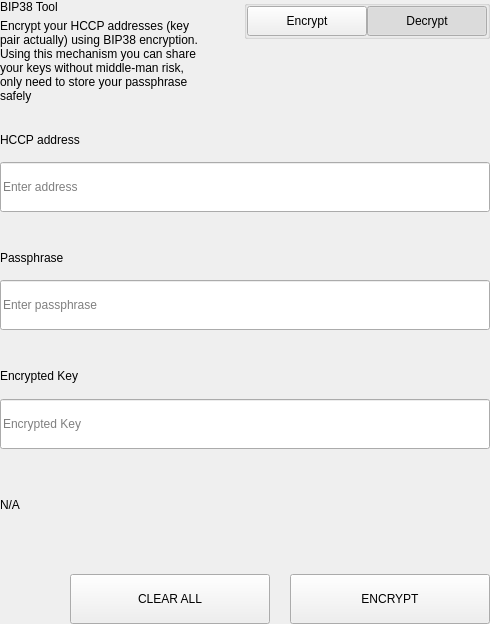
<?xml version="1.0" encoding="UTF-8"?>
<ui version="4.0">
 <class>SettingsBitToolWidget</class>
 <widget class="QWidget" name="SettingsBitToolWidget">
  <property name="geometry">
   <rect>
    <x>0</x>
    <y>0</y>
    <width>490</width>
    <height>624</height>
   </rect>
  </property>
  <property name="windowTitle">
   <string>Form</string>
  </property>
  <layout class="QVBoxLayout" name="verticalLayout">
   <property name="spacing">
    <number>0</number>
   </property>
   <property name="leftMargin">
    <number>0</number>
   </property>
   <property name="topMargin">
    <number>0</number>
   </property>
   <property name="rightMargin">
    <number>0</number>
   </property>
   <property name="bottomMargin">
    <number>0</number>
   </property>
   <item>
    <widget class="QWidget" name="left" native="true">
     <layout class="QVBoxLayout" name="verticalLayout_3">
      <property name="leftMargin">
       <number>0</number>
      </property>
      <property name="topMargin">
       <number>0</number>
      </property>
      <property name="rightMargin">
       <number>0</number>
      </property>
      <property name="bottomMargin">
       <number>0</number>
      </property>
      <item>
       <layout class="QVBoxLayout" name="verticalLayout_2">
        <property name="spacing">
         <number>0</number>
        </property>
        <item>
         <layout class="QHBoxLayout" name="horizontalLayout_3" stretch="3,1">
          <property name="spacing">
           <number>40</number>
          </property>
          <item>
           <layout class="QVBoxLayout" name="verticalLayoutTitle">
            <property name="spacing">
             <number>5</number>
            </property>
            <item>
             <widget class="QLabel" name="labelTitle">
              <property name="text">
               <string>BIP38 Tool</string>
              </property>
             </widget>
            </item>
            <item>
             <widget class="QLabel" name="labelSubtitle1">
              <property name="text">
               <string>Encrypt your HCCP addresses (key pair actually) using BIP38 encryption.
Using this mechanism you can share your keys without middle-man risk, only need to store your passphrase safely</string>
              </property>
              <property name="wordWrap">
               <bool>true</bool>
              </property>
             </widget>
            </item>
           </layout>
          </item>
          <item alignment="Qt::AlignTop">
           <widget class="QGroupBox" name="groupBox">
            <property name="title">
             <string/>
            </property>
            <property name="alignment">
             <set>Qt::AlignLeading|Qt::AlignLeft|Qt::AlignTop</set>
            </property>
            <layout class="QHBoxLayout" name="horizontalLayout_4">
             <property name="spacing">
              <number>0</number>
             </property>
             <property name="leftMargin">
              <number>0</number>
             </property>
             <property name="topMargin">
              <number>0</number>
             </property>
             <property name="rightMargin">
              <number>0</number>
             </property>
             <property name="bottomMargin">
              <number>0</number>
             </property>
             <item>
              <spacer name="horizontalSpacer">
               <property name="orientation">
                <enum>Qt::Horizontal</enum>
               </property>
               <property name="sizeHint" stdset="0">
                <size>
                 <width>40</width>
                 <height>20</height>
                </size>
               </property>
              </spacer>
             </item>
             <item>
              <widget class="QPushButton" name="pushLeft">
               <property name="minimumSize">
                <size>
                 <width>120</width>
                 <height>30</height>
                </size>
               </property>
               <property name="maximumSize">
                <size>
                 <width>120</width>
                 <height>30</height>
                </size>
               </property>
               <property name="focusPolicy">
                <enum>Qt::NoFocus</enum>
               </property>
               <property name="text">
                <string>Encrypt</string>
               </property>
               <property name="checkable">
                <bool>true</bool>
               </property>
               <property name="autoExclusive">
                <bool>true</bool>
               </property>
              </widget>
             </item>
             <item>
              <widget class="QPushButton" name="pushRight">
               <property name="minimumSize">
                <size>
                 <width>120</width>
                 <height>30</height>
                </size>
               </property>
               <property name="maximumSize">
                <size>
                 <width>120</width>
                 <height>30</height>
                </size>
               </property>
               <property name="focusPolicy">
                <enum>Qt::NoFocus</enum>
               </property>
               <property name="text">
                <string>Decrypt</string>
               </property>
               <property name="checkable">
                <bool>true</bool>
               </property>
               <property name="checked">
                <bool>true</bool>
               </property>
               <property name="autoExclusive">
                <bool>true</bool>
               </property>
              </widget>
             </item>
            </layout>
           </widget>
          </item>
         </layout>
        </item>
        <item>
         <widget class="QStackedWidget" name="stackedWidget">
          <property name="currentIndex">
           <number>1</number>
          </property>
          <widget class="QWidget" name="pageDecrypt">
           <layout class="QVBoxLayout" name="verticalLayout_5">
            <property name="spacing">
             <number>0</number>
            </property>
            <property name="leftMargin">
             <number>0</number>
            </property>
            <property name="topMargin">
             <number>0</number>
            </property>
            <property name="rightMargin">
             <number>0</number>
            </property>
            <property name="bottomMargin">
             <number>0</number>
            </property>
            <item>
             <widget class="QWidget" name="widget" native="true">
              <property name="minimumSize">
               <size>
                <width>0</width>
                <height>100</height>
               </size>
              </property>
              <layout class="QVBoxLayout" name="verticalLayout_4">
               <property name="spacing">
                <number>0</number>
               </property>
               <property name="leftMargin">
                <number>0</number>
               </property>
               <property name="topMargin">
                <number>0</number>
               </property>
               <property name="rightMargin">
                <number>0</number>
               </property>
               <property name="bottomMargin">
                <number>0</number>
               </property>
               <item>
                <spacer name="verticalSpacer_2">
                 <property name="orientation">
                  <enum>Qt::Vertical</enum>
                 </property>
                 <property name="sizeType">
                  <enum>QSizePolicy::Fixed</enum>
                 </property>
                 <property name="sizeHint" stdset="0">
                  <size>
                   <width>20</width>
                   <height>20</height>
                  </size>
                 </property>
                </spacer>
               </item>
               <item>
                <layout class="QHBoxLayout" name="horizontalLayout_6" stretch="2">
                 <property name="spacing">
                  <number>0</number>
                 </property>
                 <item>
                  <layout class="QVBoxLayout" name="verticalLayout_7">
                   <property name="spacing">
                    <number>9</number>
                   </property>
                   <item>
                    <widget class="QLabel" name="labelSubtitleKey">
                     <property name="minimumSize">
                      <size>
                       <width>0</width>
                       <height>20</height>
                      </size>
                     </property>
                     <property name="maximumSize">
                      <size>
                       <width>16777215</width>
                       <height>20</height>
                      </size>
                     </property>
                     <property name="text">
                      <string>Encrypted key</string>
                     </property>
                    </widget>
                   </item>
                   <item>
                    <widget class="QLineEdit" name="lineEditKey">
                     <property name="minimumSize">
                      <size>
                       <width>0</width>
                       <height>50</height>
                      </size>
                     </property>
                     <property name="maximumSize">
                      <size>
                       <width>16777215</width>
                       <height>50</height>
                      </size>
                     </property>
                     <property name="placeholderText">
                      <string>Enter a encrypted key</string>
                     </property>
                    </widget>
                   </item>
                  </layout>
                 </item>
                </layout>
               </item>
               <item>
                <spacer name="verticalSpacer_3">
                 <property name="orientation">
                  <enum>Qt::Vertical</enum>
                 </property>
                 <property name="sizeType">
                  <enum>QSizePolicy::Fixed</enum>
                 </property>
                 <property name="sizeHint" stdset="0">
                  <size>
                   <width>20</width>
                   <height>20</height>
                  </size>
                 </property>
                </spacer>
               </item>
               <item>
                <layout class="QVBoxLayout" name="verticalLayout_9">
                 <property name="spacing">
                  <number>9</number>
                 </property>
                 <item>
                  <widget class="QLabel" name="labelSubtitlePassphrase">
                   <property name="maximumSize">
                    <size>
                     <width>16777215</width>
                     <height>20</height>
                    </size>
                   </property>
                   <property name="text">
                    <string>Passphrase</string>
                   </property>
                  </widget>
                 </item>
                 <item>
                  <widget class="QLineEdit" name="lineEditPassphrase">
                   <property name="minimumSize">
                    <size>
                     <width>0</width>
                     <height>50</height>
                    </size>
                   </property>
                   <property name="maximumSize">
                    <size>
                     <width>16777215</width>
                     <height>50</height>
                    </size>
                   </property>
                   <property name="placeholderText">
                    <string>Enter a passphrase</string>
                   </property>
                  </widget>
                 </item>
                </layout>
               </item>
               <item>
                <spacer name="verticalSpacer_4">
                 <property name="orientation">
                  <enum>Qt::Vertical</enum>
                 </property>
                 <property name="sizeType">
                  <enum>QSizePolicy::Fixed</enum>
                 </property>
                 <property name="sizeHint" stdset="0">
                  <size>
                   <width>20</width>
                   <height>20</height>
                  </size>
                 </property>
                </spacer>
               </item>
               <item>
                <widget class="QWidget" name="widget_3" native="true">
                 <property name="sizePolicy">
                  <sizepolicy hsizetype="Preferred" vsizetype="Fixed">
                   <horstretch>0</horstretch>
                   <verstretch>0</verstretch>
                  </sizepolicy>
                 </property>
                 <layout class="QVBoxLayout" name="verticalLayout_10">
                  <property name="spacing">
                   <number>9</number>
                  </property>
                  <property name="leftMargin">
                   <number>0</number>
                  </property>
                  <property name="topMargin">
                   <number>0</number>
                  </property>
                  <property name="rightMargin">
                   <number>0</number>
                  </property>
                  <property name="bottomMargin">
                   <number>0</number>
                  </property>
                  <item>
                   <widget class="QLabel" name="labelSubtitleDecryptResult">
                    <property name="minimumSize">
                     <size>
                      <width>0</width>
                      <height>20</height>
                     </size>
                    </property>
                    <property name="maximumSize">
                     <size>
                      <width>16777215</width>
                      <height>20</height>
                     </size>
                    </property>
                    <property name="text">
                     <string>Decrypted address result</string>
                    </property>
                   </widget>
                  </item>
                  <item>
                   <widget class="QWidget" name="widget_4" native="true">
                    <layout class="QHBoxLayout" name="horizontalLayout" stretch="6,0,1">
                     <property name="spacing">
                      <number>0</number>
                     </property>
                     <property name="leftMargin">
                      <number>0</number>
                     </property>
                     <property name="topMargin">
                      <number>0</number>
                     </property>
                     <property name="rightMargin">
                      <number>0</number>
                     </property>
                     <property name="bottomMargin">
                      <number>0</number>
                     </property>
                     <item alignment="Qt::AlignVCenter">
                      <widget class="QLineEdit" name="lineEditDecryptResult">
                       <property name="minimumSize">
                        <size>
                         <width>0</width>
                         <height>50</height>
                        </size>
                       </property>
                       <property name="maximumSize">
                        <size>
                         <width>16777215</width>
                         <height>50</height>
                        </size>
                       </property>
                       <property name="placeholderText">
                        <string>Decrypted Address</string>
                       </property>
                      </widget>
                     </item>
                     <item>
                      <spacer name="horizontalSpacer_4">
                       <property name="orientation">
                        <enum>Qt::Horizontal</enum>
                       </property>
                       <property name="sizeType">
                        <enum>QSizePolicy::Fixed</enum>
                       </property>
                       <property name="sizeHint" stdset="0">
                        <size>
                         <width>20</width>
                         <height>50</height>
                        </size>
                       </property>
                      </spacer>
                     </item>
                     <item>
                      <widget class="QPushButton" name="pushButtonImport">
                       <property name="minimumSize">
                        <size>
                         <width>140</width>
                         <height>40</height>
                        </size>
                       </property>
                       <property name="text">
                        <string>Import Address</string>
                       </property>
                      </widget>
                     </item>
                    </layout>
                   </widget>
                  </item>
                 </layout>
                </widget>
               </item>
               <item>
                <widget class="QLabel" name="statusLabel_DEC">
                 <property name="maximumSize">
                  <size>
                   <width>16777215</width>
                   <height>40</height>
                  </size>
                 </property>
                 <property name="text">
                  <string/>
                 </property>
                </widget>
               </item>
               <item>
                <spacer name="verticalSpacer">
                 <property name="orientation">
                  <enum>Qt::Vertical</enum>
                 </property>
                 <property name="sizeType">
                  <enum>QSizePolicy::Preferred</enum>
                 </property>
                 <property name="sizeHint" stdset="0">
                  <size>
                   <width>20</width>
                   <height>20</height>
                  </size>
                 </property>
                </spacer>
               </item>
               <item>
                <layout class="QHBoxLayout" name="horizontalLayout_7">
                 <property name="spacing">
                  <number>0</number>
                 </property>
                 <item>
                  <spacer name="horizontalSpacer_5">
                   <property name="orientation">
                    <enum>Qt::Horizontal</enum>
                   </property>
                   <property name="sizeType">
                    <enum>QSizePolicy::Expanding</enum>
                   </property>
                   <property name="sizeHint" stdset="0">
                    <size>
                     <width>40</width>
                     <height>20</height>
                    </size>
                   </property>
                  </spacer>
                 </item>
                 <item>
                  <widget class="QPushButton" name="pushButtonDecryptClear">
                   <property name="minimumSize">
                    <size>
                     <width>200</width>
                     <height>50</height>
                    </size>
                   </property>
                   <property name="maximumSize">
                    <size>
                     <width>200</width>
                     <height>50</height>
                    </size>
                   </property>
                   <property name="text">
                    <string>CLEAR</string>
                   </property>
                  </widget>
                 </item>
                 <item>
                  <spacer name="horizontalSpacer_3">
                   <property name="orientation">
                    <enum>Qt::Horizontal</enum>
                   </property>
                   <property name="sizeType">
                    <enum>QSizePolicy::Fixed</enum>
                   </property>
                   <property name="sizeHint" stdset="0">
                    <size>
                     <width>20</width>
                     <height>20</height>
                    </size>
                   </property>
                  </spacer>
                 </item>
                 <item>
                  <widget class="QPushButton" name="pushButtonDecrypt">
                   <property name="minimumSize">
                    <size>
                     <width>200</width>
                     <height>50</height>
                    </size>
                   </property>
                   <property name="maximumSize">
                    <size>
                     <width>200</width>
                     <height>50</height>
                    </size>
                   </property>
                   <property name="text">
                    <string>DECRYPT KEY</string>
                   </property>
                  </widget>
                 </item>
                </layout>
               </item>
              </layout>
             </widget>
            </item>
           </layout>
          </widget>
          <widget class="QWidget" name="pageEncrypt">
           <layout class="QVBoxLayout" name="verticalLayout_11">
            <property name="spacing">
             <number>0</number>
            </property>
            <property name="leftMargin">
             <number>0</number>
            </property>
            <property name="topMargin">
             <number>0</number>
            </property>
            <property name="rightMargin">
             <number>0</number>
            </property>
            <property name="bottomMargin">
             <number>0</number>
            </property>
            <item>
             <spacer name="verticalSpacer_8">
              <property name="orientation">
               <enum>Qt::Vertical</enum>
              </property>
              <property name="sizeType">
               <enum>QSizePolicy::Fixed</enum>
              </property>
              <property name="sizeHint" stdset="0">
               <size>
                <width>20</width>
                <height>20</height>
               </size>
              </property>
             </spacer>
            </item>
            <item>
             <widget class="QWidget" name="containerAddressEnc" native="true">
              <layout class="QVBoxLayout" name="containerAddressEncLayout">
               <property name="spacing">
                <number>5</number>
               </property>
               <property name="leftMargin">
                <number>0</number>
               </property>
               <property name="topMargin">
                <number>0</number>
               </property>
               <property name="rightMargin">
                <number>0</number>
               </property>
               <property name="bottomMargin">
                <number>0</number>
               </property>
               <item>
                <widget class="QLabel" name="labelSubtitleAddress">
                 <property name="minimumSize">
                  <size>
                   <width>0</width>
                   <height>20</height>
                  </size>
                 </property>
                 <property name="maximumSize">
                  <size>
                   <width>16777215</width>
                   <height>20</height>
                  </size>
                 </property>
                 <property name="text">
                  <string>HCCP address</string>
                 </property>
                </widget>
               </item>
               <item>
                <widget class="QLineEdit" name="addressIn_ENC">
                 <property name="minimumSize">
                  <size>
                   <width>0</width>
                   <height>50</height>
                  </size>
                 </property>
                 <property name="placeholderText">
                  <string>Enter address</string>
                 </property>
                </widget>
               </item>
              </layout>
             </widget>
            </item>
            <item>
             <spacer name="verticalSpacer_6">
              <property name="orientation">
               <enum>Qt::Vertical</enum>
              </property>
              <property name="sizeType">
               <enum>QSizePolicy::Fixed</enum>
              </property>
              <property name="sizeHint" stdset="0">
               <size>
                <width>20</width>
                <height>20</height>
               </size>
              </property>
             </spacer>
            </item>
            <item>
             <widget class="QWidget" name="containerAddress" native="true">
              <layout class="QHBoxLayout" name="horizontalLayout_9" stretch="2">
               <property name="spacing">
                <number>0</number>
               </property>
               <property name="leftMargin">
                <number>0</number>
               </property>
               <property name="topMargin">
                <number>0</number>
               </property>
               <property name="rightMargin">
                <number>0</number>
               </property>
               <property name="bottomMargin">
                <number>0</number>
               </property>
               <item>
                <layout class="QVBoxLayout" name="verticalLayout_8">
                 <property name="spacing">
                  <number>5</number>
                 </property>
                 <item>
                  <widget class="QLabel" name="labelSubtitleMessage">
                   <property name="minimumSize">
                    <size>
                     <width>0</width>
                     <height>20</height>
                    </size>
                   </property>
                   <property name="maximumSize">
                    <size>
                     <width>16777215</width>
                     <height>20</height>
                    </size>
                   </property>
                   <property name="text">
                    <string>Passphrase</string>
                   </property>
                  </widget>
                 </item>
                 <item>
                  <widget class="QLineEdit" name="passphraseIn_ENC">
                   <property name="minimumSize">
                    <size>
                     <width>0</width>
                     <height>50</height>
                    </size>
                   </property>
                   <property name="maximumSize">
                    <size>
                     <width>16777215</width>
                     <height>50</height>
                    </size>
                   </property>
                   <property name="placeholderText">
                    <string>Enter passphrase</string>
                   </property>
                  </widget>
                 </item>
                </layout>
               </item>
              </layout>
             </widget>
            </item>
            <item>
             <spacer name="verticalSpacer_7">
              <property name="orientation">
               <enum>Qt::Vertical</enum>
              </property>
              <property name="sizeType">
               <enum>QSizePolicy::Fixed</enum>
              </property>
              <property name="sizeHint" stdset="0">
               <size>
                <width>20</width>
                <height>20</height>
               </size>
              </property>
             </spacer>
            </item>
            <item>
             <widget class="QWidget" name="widget_2" native="true">
              <property name="minimumSize">
               <size>
                <width>0</width>
                <height>75</height>
               </size>
              </property>
              <property name="maximumSize">
               <size>
                <width>16777215</width>
                <height>16777215</height>
               </size>
              </property>
              <layout class="QVBoxLayout" name="verticalLayout_6">
               <property name="leftMargin">
                <number>0</number>
               </property>
               <property name="topMargin">
                <number>0</number>
               </property>
               <property name="rightMargin">
                <number>0</number>
               </property>
               <property name="bottomMargin">
                <number>0</number>
               </property>
               <item>
                <widget class="QLabel" name="labelSubtitleEncryptedKey">
                 <property name="minimumSize">
                  <size>
                   <width>0</width>
                   <height>20</height>
                  </size>
                 </property>
                 <property name="maximumSize">
                  <size>
                   <width>16777215</width>
                   <height>20</height>
                  </size>
                 </property>
                 <property name="text">
                  <string>Encrypted Key</string>
                 </property>
                </widget>
               </item>
               <item>
                <widget class="QLineEdit" name="encryptedKeyOut_ENC">
                 <property name="minimumSize">
                  <size>
                   <width>0</width>
                   <height>50</height>
                  </size>
                 </property>
                 <property name="placeholderText">
                  <string>Encrypted Key</string>
                 </property>
                </widget>
               </item>
              </layout>
             </widget>
            </item>
            <item>
             <widget class="QLabel" name="statusLabel_ENC">
              <property name="text">
               <string notr="true">N/A</string>
              </property>
             </widget>
            </item>
            <item>
             <spacer name="verticalSpacer_5">
              <property name="orientation">
               <enum>Qt::Vertical</enum>
              </property>
              <property name="sizeType">
               <enum>QSizePolicy::Fixed</enum>
              </property>
              <property name="sizeHint" stdset="0">
               <size>
                <width>20</width>
                <height>20</height>
               </size>
              </property>
             </spacer>
            </item>
            <item>
             <layout class="QHBoxLayout" name="horizontalLayout_8">
              <property name="spacing">
               <number>0</number>
              </property>
              <item>
               <spacer name="horizontalSpacer_6">
                <property name="orientation">
                 <enum>Qt::Horizontal</enum>
                </property>
                <property name="sizeType">
                 <enum>QSizePolicy::Expanding</enum>
                </property>
                <property name="sizeHint" stdset="0">
                 <size>
                  <width>40</width>
                  <height>20</height>
                 </size>
                </property>
               </spacer>
              </item>
              <item>
               <widget class="QPushButton" name="pushButtonClear">
                <property name="minimumSize">
                 <size>
                  <width>200</width>
                  <height>50</height>
                 </size>
                </property>
                <property name="focusPolicy">
                 <enum>Qt::NoFocus</enum>
                </property>
                <property name="text">
                 <string>CLEAR ALL</string>
                </property>
               </widget>
              </item>
              <item>
               <spacer name="horizontalSpacer_2">
                <property name="orientation">
                 <enum>Qt::Horizontal</enum>
                </property>
                <property name="sizeType">
                 <enum>QSizePolicy::Fixed</enum>
                </property>
                <property name="sizeHint" stdset="0">
                 <size>
                  <width>20</width>
                  <height>20</height>
                 </size>
                </property>
               </spacer>
              </item>
              <item>
               <widget class="QPushButton" name="pushButtonEncrypt">
                <property name="minimumSize">
                 <size>
                  <width>200</width>
                  <height>50</height>
                 </size>
                </property>
                <property name="maximumSize">
                 <size>
                  <width>200</width>
                  <height>50</height>
                 </size>
                </property>
                <property name="focusPolicy">
                 <enum>Qt::NoFocus</enum>
                </property>
                <property name="text">
                 <string>ENCRYPT</string>
                </property>
               </widget>
              </item>
             </layout>
            </item>
           </layout>
          </widget>
         </widget>
        </item>
       </layout>
      </item>
     </layout>
    </widget>
   </item>
  </layout>
 </widget>
 <resources/>
 <connections/>
</ui>
